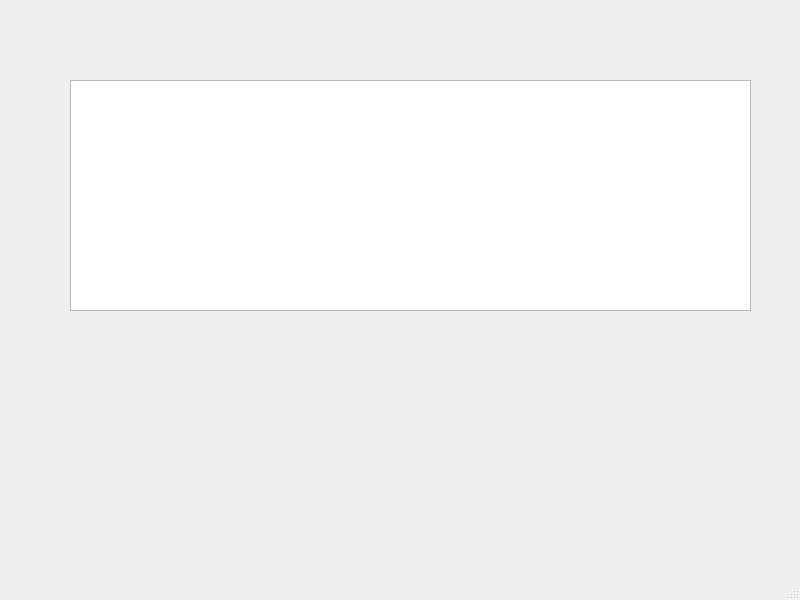
<?xml version="1.0" encoding="UTF-8"?>
<ui version="4.0">
 <class>MainWindow</class>
 <widget class="QMainWindow" name="MainWindow">
  <property name="geometry">
   <rect>
    <x>0</x>
    <y>0</y>
    <width>800</width>
    <height>600</height>
   </rect>
  </property>
  <property name="windowTitle">
   <string>MainWindow</string>
  </property>
  <widget class="QWidget" name="centralwidget">
   <widget class="QGraphicsView" name="timeplot">
    <property name="geometry">
     <rect>
      <x>70</x>
      <y>80</y>
      <width>681</width>
      <height>231</height>
     </rect>
    </property>
   </widget>
  </widget>
  <widget class="QMenuBar" name="menubar">
   <property name="geometry">
    <rect>
     <x>0</x>
     <y>0</y>
     <width>800</width>
     <height>19</height>
    </rect>
   </property>
  </widget>
  <widget class="QStatusBar" name="statusbar"/>
 </widget>
 <resources/>
 <connections/>
</ui>
